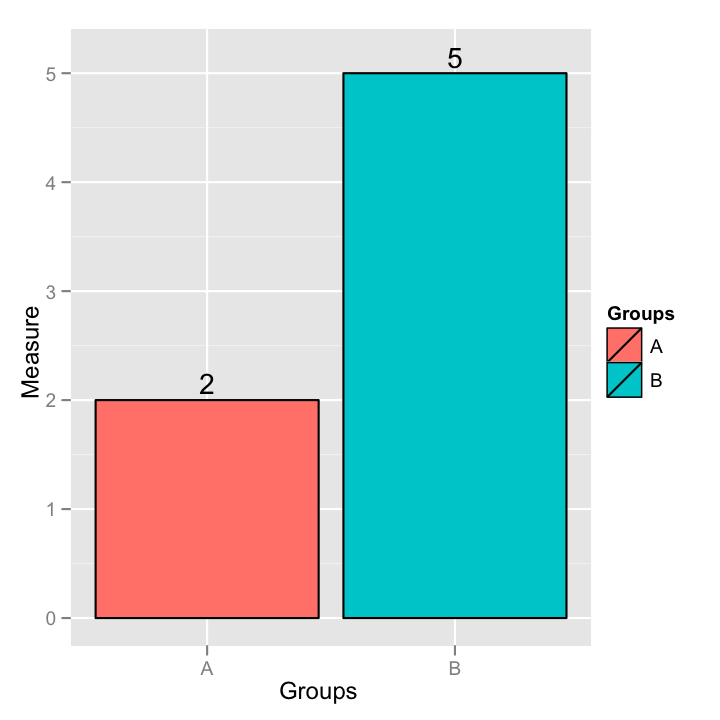

Source code (R):
p <- ggplot(data, aes(Groups, Measure))+
	geom_bar(aes(fill = Groups), color = "black")+
	geom_text(aes(y = Measure + 0.15, label = Measure))

print(p)
